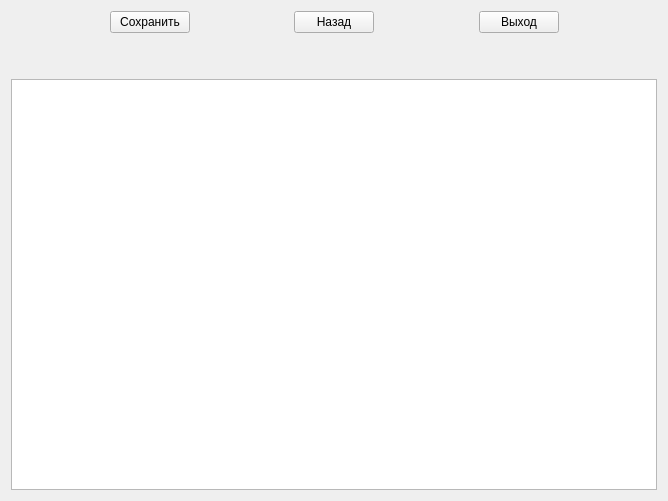
<?xml version="1.0" encoding="UTF-8"?>
<ui version="4.0">
 <class>LevelEditScreen</class>
 <widget class="QWidget" name="LevelEditScreen">
  <property name="geometry">
   <rect>
    <x>0</x>
    <y>0</y>
    <width>668</width>
    <height>501</height>
   </rect>
  </property>
  <property name="windowTitle">
   <string>Form</string>
  </property>
  <layout class="QVBoxLayout" name="verticalLayout_2" stretch="10,0,0,1">
   <item>
    <layout class="QVBoxLayout" name="gameLayout"/>
   </item>
   <item>
    <layout class="QHBoxLayout" name="horizontalLayout_2">
     <item>
      <spacer name="horizontalSpacer">
       <property name="orientation">
        <enum>Qt::Horizontal</enum>
       </property>
       <property name="sizeHint" stdset="0">
        <size>
         <width>40</width>
         <height>20</height>
        </size>
       </property>
      </spacer>
     </item>
     <item>
      <widget class="QPushButton" name="save">
       <property name="text">
        <string>Сохранить</string>
       </property>
      </widget>
     </item>
     <item>
      <spacer name="horizontalSpacer_3">
       <property name="orientation">
        <enum>Qt::Horizontal</enum>
       </property>
       <property name="sizeHint" stdset="0">
        <size>
         <width>40</width>
         <height>20</height>
        </size>
       </property>
      </spacer>
     </item>
     <item>
      <widget class="QPushButton" name="back">
       <property name="text">
        <string>Назад</string>
       </property>
      </widget>
     </item>
     <item>
      <spacer name="horizontalSpacer_4">
       <property name="orientation">
        <enum>Qt::Horizontal</enum>
       </property>
       <property name="sizeHint" stdset="0">
        <size>
         <width>40</width>
         <height>20</height>
        </size>
       </property>
      </spacer>
     </item>
     <item>
      <widget class="QPushButton" name="exit">
       <property name="text">
        <string>Выход</string>
       </property>
      </widget>
     </item>
     <item>
      <spacer name="horizontalSpacer_2">
       <property name="orientation">
        <enum>Qt::Horizontal</enum>
       </property>
       <property name="sizeHint" stdset="0">
        <size>
         <width>40</width>
         <height>20</height>
        </size>
       </property>
      </spacer>
     </item>
    </layout>
   </item>
   <item>
    <spacer name="verticalSpacer">
     <property name="orientation">
      <enum>Qt::Vertical</enum>
     </property>
     <property name="sizeHint" stdset="0">
      <size>
       <width>20</width>
       <height>40</height>
      </size>
     </property>
    </spacer>
   </item>
   <item>
    <layout class="QVBoxLayout" name="verticalLayout">
     <item>
      <widget class="QPlainTextEdit" name="level_information">
       <property name="font">
        <font>
         <pointsize>14</pointsize>
        </font>
       </property>
      </widget>
     </item>
    </layout>
   </item>
  </layout>
 </widget>
 <resources/>
 <connections/>
</ui>
